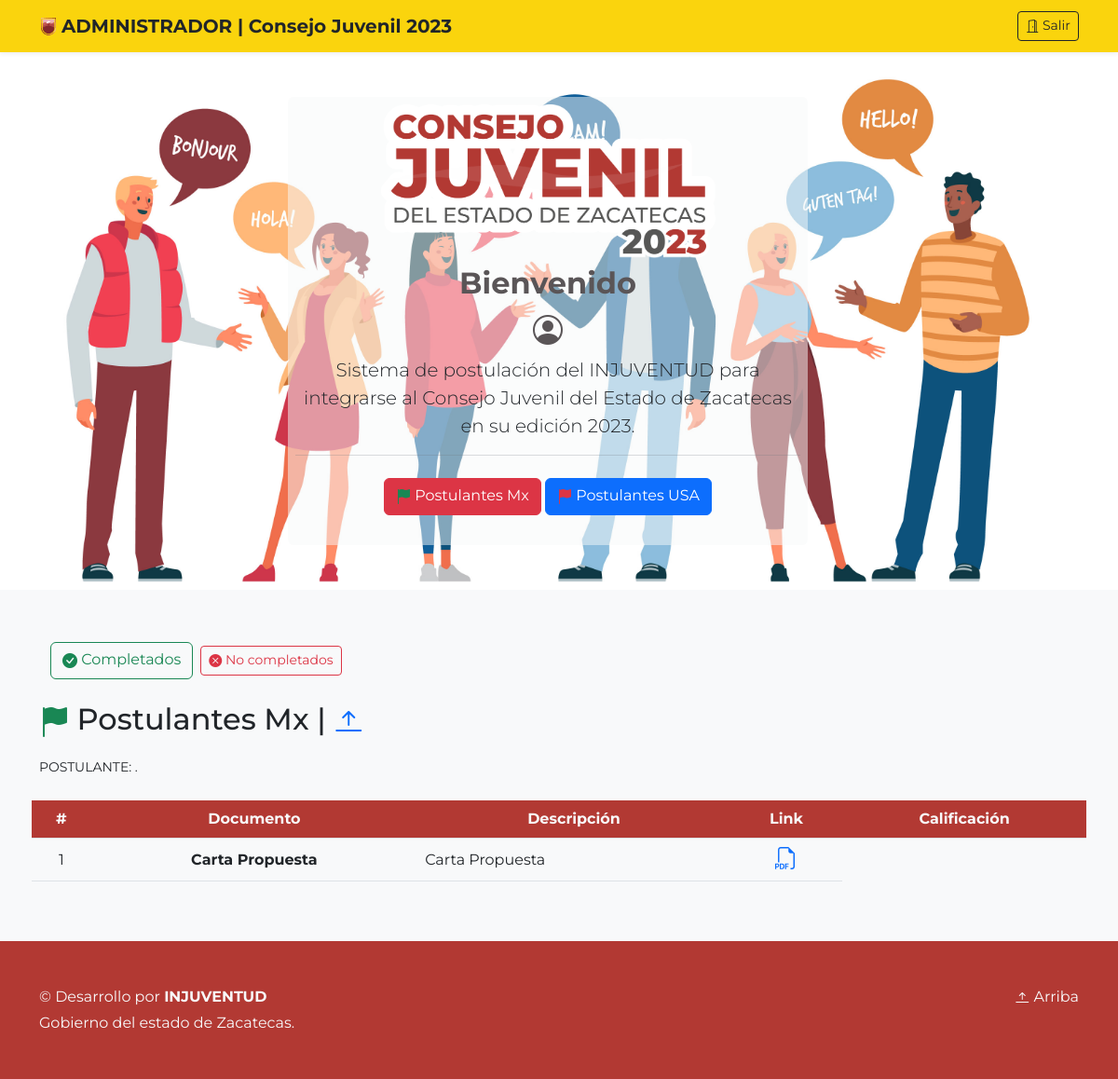
Before: /sistema/admin/listado_docs.php?id=1 with the older database file.
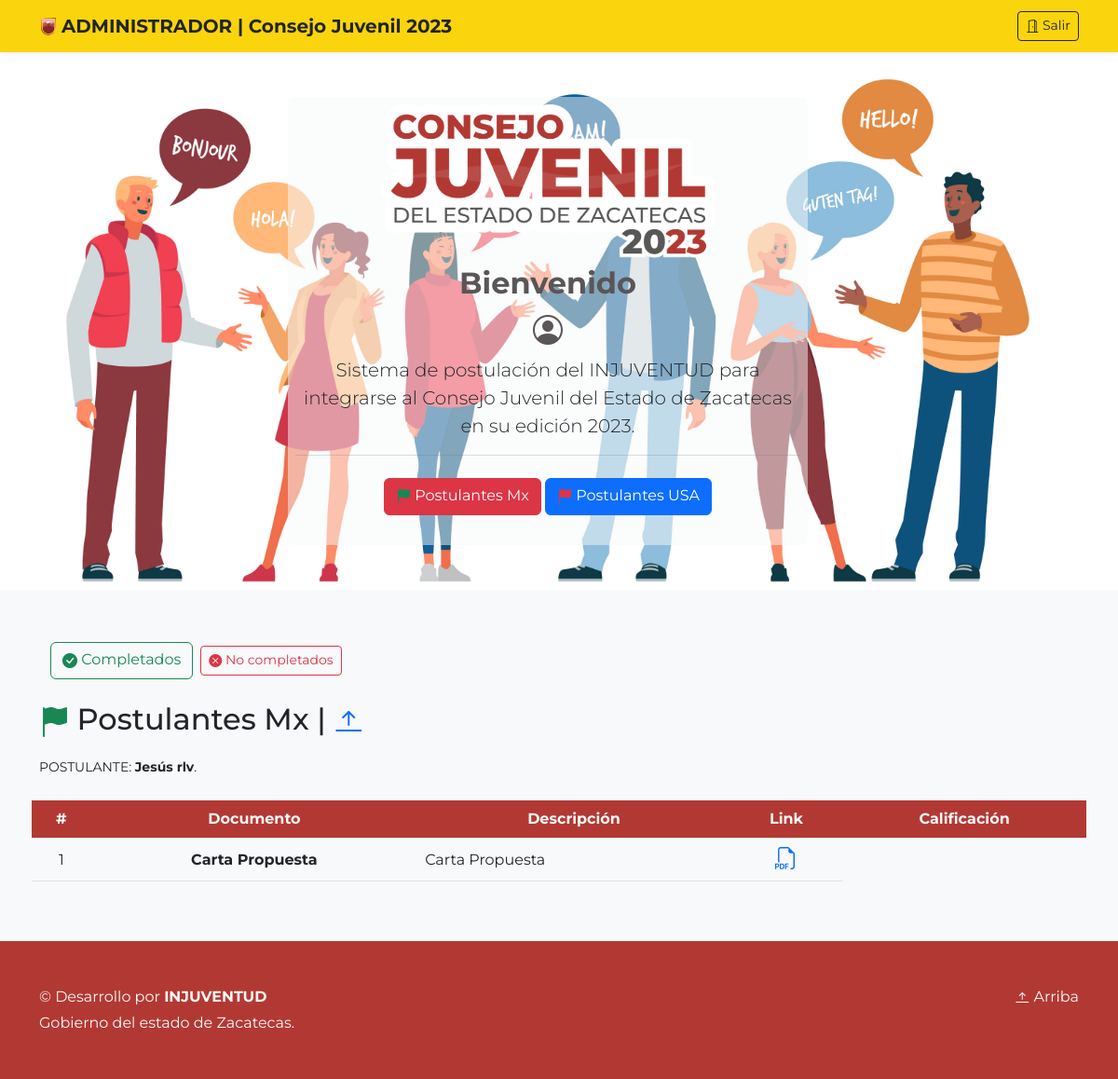
After: the same page with the newer database file.
### tables this page shows
CREATE TABLE IF NOT EXISTS `documentos` (
  `id` int(11) NOT NULL,
  `documento` int(11) NOT NULL COMMENT 'Tipo documento numerado',
  `id_ext` int(11) NOT NULL,
  `link` varchar(45) NOT NULL,
  `fecha` datetime NOT NULL
);

CREATE TABLE IF NOT EXISTS `catalogo_documentos` (
  `id` int(11) NOT NULL,
  `documento` varchar(50) NOT NULL,
  `subtitulo` varchar(50) NOT NULL,
  `descripcion` varchar(300) NOT NULL,
  `link` varchar(200) DEFAULT NULL
);

CREATE TABLE IF NOT EXISTS `usr` (
  `id` int(11) NOT NULL,
  `usr` varchar(36) NOT NULL,
  `pwd` varchar(20) NOT NULL,
  `perfil` int(11) NOT NULL,
  `curp` varchar(18) DEFAULT NULL,
  `nombre` varchar(100) NOT NULL,
  `edad` int(11) NOT NULL,
  `municipio` int(11) DEFAULT NULL,
  `telefono` int(11) NOT NULL,
  `categoria` int(11) NOT NULL
);

### sistema/admin/query/name.php (called while the page is built)
<?php
include('qc.php');
$name = "SELECT * FROM usr WHERE id = '$idPostulante'";
$resultadoName = $conn->query($name);
$rowName = $resultadoName->fetch_assoc();
?>

### sistema/admin/listado_docs.php (the view, shortened to what this page needs)
<?php
$idPostulante = $_REQUEST['id'];
include('query/name.php');
?>
<!doctype html>
<html lang="es">
  <head>
     <link rel="stylesheet" href="https://cdn.jsdelivr.net/npm/bootstrap-icons@1.10.3/font/bootstrap-icons.css">
    <link href="../../assets/dist/css/bootstrap.min.css" rel="stylesheet">
  </head>
  <body>
<header>
  <div class="navbar navbar-dark shadow-sm" style="background: #FAD40D">
    <div class="container">
      <a href="#" class="navbar-brand d-flex align-items-center">
        <img src="../../img/logo_injuventud_0.png" width="20" alt="" class="me-1">
        <strong class="text-dark">ADMINISTRADOR | Consejo Juvenil 2023</strong>
      </a>
      <a href="prcd/sort.php" type="button" class="btn btn-sm btn-outline-dark"><i class="bi bi-door-open"></i> Salir</a>
    </div>
  </div>
</header>
<main>
  <section class="text-center container">
    <div class="row py-lg-5"  style="background-image: url('../../assets/img/background.jpg');background-position: center;background-repeat: no-repeat;background-size: cover;width:100%;">
      <div class="col-lg-6 col-md-8 mx-auto rounded bg-light bg-opacity-50 p-2">
        <h1 class="fw-light"><img src="../../img/logo_consejo_04.png" alt="" width="360"></h1>
        <h2 class="fw-bold" style="color:#5a5557">Bienvenido</h2>
        <h2 class="fw-bold" style="color:#5a5557"><i class="bi bi-person-circle"></i></h2>
        <p class="lead text-dark mt-2">Sistema de postulación del INJUVENTUD para integrarse al Consejo Juvenil del Estado de Zacatecas en su edición 2023.</p>
        <p>
          <hr class="text-secondary">
          <a href="#seccion_MX" class="btn btn-danger my-2"><i class="bi bi-flag-fill text-success"></i> Postulantes Mx</a>
          <a href="#seccion_USA" class="btn btn-primary my-2"><i class="bi bi-flag-fill text-danger"></i> Postulantes USA</a>
        </p>
      </div>
    </div>
  </section>
  <div class="album py-5 bg-light">
    <div class="container">
    <nav class="navbar bg-body-tertiary">
      <form class="container-fluid justify-content-start">
        <a href="completados.php" class="btn btn-outline-success me-2" type="button"><i class="bi bi-check-circle-fill"></i> Completados</a>
        <a href="no_completados.php" class="btn btn-sm btn-outline-danger" type="button"><i class="bi bi-x-circle-fill"></i> No completados</a>
      </form>
    </nav>
      <div class="mb-4">
        <p><span id="seccion_MX"></span>
          <p class="h2">
          <i class="bi bi-flag-fill text-success"></i> Postulantes Mx |
              <a href="#inicio">
                <i class="bi bi-arrow-bar-up"></i>
              </a>
          </p>
        </p>
        <p><small>POSTULANTE: <strong><?php echo $rowName['nombre']?></strong>.</small></p>
      </div>
      <div class="row row-cols-1 row-cols-sm-2 row-cols-md-3 g-3">
        <table class="table">
          <thead class="text-light text-center" style="background:#b23933">
            <tr>
              <th scope="col">#</th>
              <th scope="col">Documento</th>
              <th scope="col">Descripción</th>
              <th scope="col">Link</th>
              <th scope="col">Calificación</th>
            </tr>
          </thead>
          <tbody class="text-center">
            <?php
            include('query/listado_documentos.php');
            ?>
          </tbody>
        </table>
      </div>
    </div>
  </div>
</main>
<footer class="text-light py-5" style="background:#b23933">
  <div class="container">
    <p class="float-end mb-1">
      <a href="#inicio"  style="text-decoration: none;" class="text-light"><i class="bi bi-arrow-bar-up"></i> Arriba</a>
    </p>
    <p class="mb-1">&copy; Desarrollo por <strong class="text-light">INJUVENTUD</strong></p>
    <p class="mb-0"><a href="/" style="text-decoration: none;" class="text-light">Gobierno del estado de Zacatecas</a>.</p>
  </div>
</footer>
  </body>
</html>

### sistema/admin/query/listado_documentos.php
<?php
include('qc.php');
$x=0;
$sqlDocs = "SELECT * FROM documentos WHERE id_ext = '$idPostulante' ORDER BY documento ASC";
$resultadoDocs = $conn->query($sqlDocs);
while($rowDocs = $resultadoDocs->fetch_assoc()){
    $x++;
    $doc = $rowDocs['documento'];
    $sqlDocumento ="SELECT * FROM catalogo_documentos WHERE id ='$doc'";
    $resultadoDocumento = $conn->query($sqlDocumento);
    $rowDocumento = $resultadoDocumento->fetch_assoc();
    echo'
    <tr class="align-middle">
        <td>'.$x.'</td>
        <td><strong>'.$rowDocumento['documento'].'</strong></td>
        <td class="text-start">'.$rowDocumento['descripcion'].'</td>
        <td><a href="../'.$rowDocs['link'].'"><i class="bi bi-filetype-pdf h4"></i></a></td>
    </tr>
    ';
}
?>

### sistema/admin/listado_docs.php (style rules this page uses)
body { font-family: 'Montserrat', sans-serif; }
.bi { vertical-align: -.125em; fill: currentColor; }

Changed rows visible on the page:
now on this page (row edited): usr: nombre "Jesús rlv"
